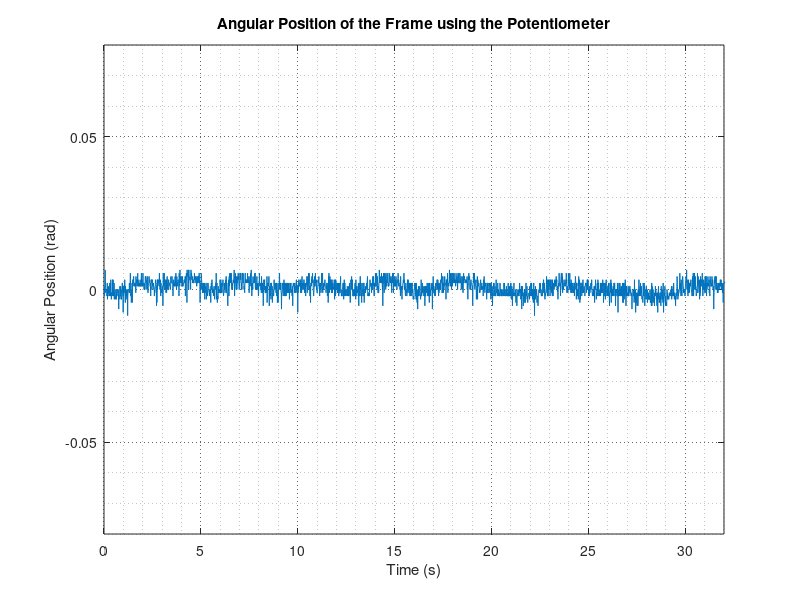
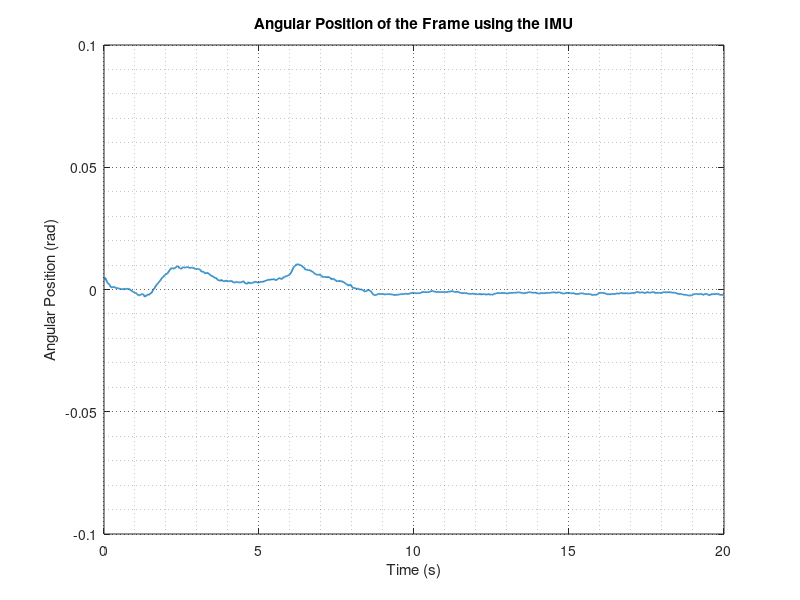

Source code (MATLAB) for these figures, in order:
%% First Requirement: Balance from equilibrium
% Using the potentiometer
data1=csvread('testReq1.csv');
T=0.01;
Kt=0.0335;
t=data1(:,1)*T;
torque=data1(:,2)*Kt;
potRad=data1(:,3);
wheel=data1(:,4);

figure(1);
plot(t,potRad);
title('Angular Position of the Frame using the Potentiometer');
grid on, grid minor;
set(gca,'GridLineStyle',':', 'GridColor', 'k', 'GridAlpha', .6)
xlabel('Time (s)');
ylabel('Angular Position (rad)');
axis([0 32 -0.08 0.08]);
hold off;

% Using the IMU
data1=csvread('testReq1_IMU.csv');
T=0.01;
Kt=0.0335;
t=data1(:,1)*T;
torque=data1(:,2)*Kt;
potRad=data1(:,3);
wheel=data1(:,4);
comp_angle=data1(:,5);

figure(2);
plot(t,comp_angle,'linewidth',1.2);
title('Angular Position of the Frame using the IMU');
grid on, grid minor;
set(gca,'GridLineStyle',':', 'GridColor', 'k', 'GridAlpha', .6)
xlabel('Time (s)');
ylabel('Angular Position (rad)');
axis([0 20 -0.1 0.1]);
hold off;